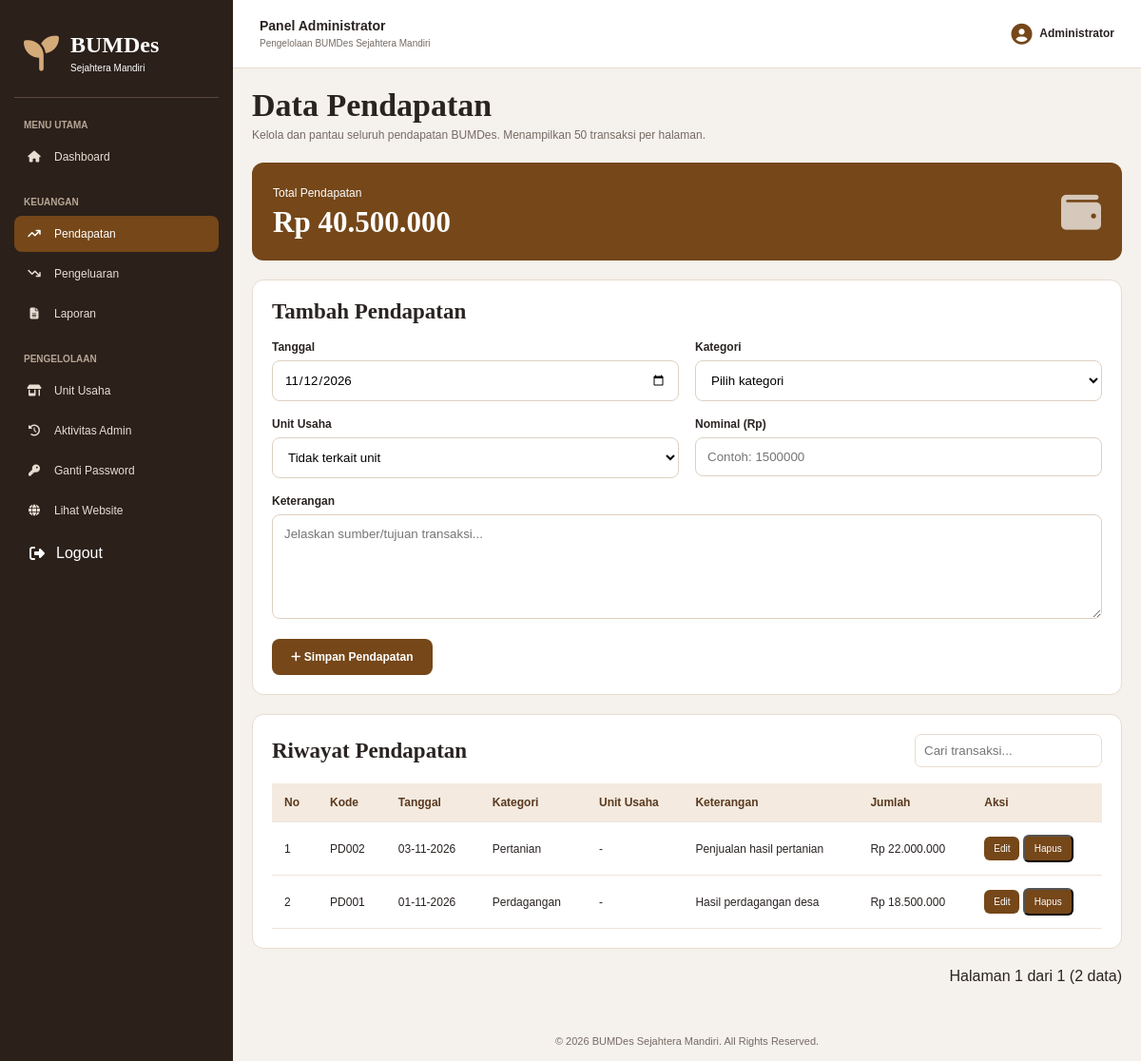
The page /admin/pendapatan.php (signed in) on the database its author committed.
### tables this page shows
CREATE TABLE pendapatan (
    id INT AUTO_INCREMENT PRIMARY KEY,
    kode_transaksi VARCHAR(50) NOT NULL UNIQUE,
    tanggal DATE NOT NULL,
    kategori VARCHAR(100) NOT NULL,
    unit_usaha_id INT NULL,
    keterangan TEXT,
    jumlah DECIMAL(15,2) NOT NULL,
    created_at TIMESTAMP DEFAULT CURRENT_TIMESTAMP,
    updated_at TIMESTAMP DEFAULT CURRENT_TIMESTAMP ON UPDATE CURRENT_TIMESTAMP,
    INDEX idx_pendapatan_tanggal (tanggal),
    INDEX idx_pendapatan_unit (unit_usaha_id),
    FOREIGN KEY (unit_usaha_id)
        REFERENCES unit_usaha(id)
        ON DELETE SET NULL
);

### config/config.php (called while the page is built, shortened)
<?php
function e($data): string {
    return htmlspecialchars((string)($data ?? ''), ENT_QUOTES | ENT_SUBSTITUTE, 'UTF-8');
}
function rupiah($angka): string {
    return 'Rp ' . number_format((float)$angka, 0, ',', '.');
}
function tanggal($value): string {
    $time = strtotime($value);
    return $time ? date('d-m-Y', $time) : '-';
}

### admin/pendapatan.php (the view, shortened to what this page needs)
<?php
require_once "../config/config.php";
$units = $pdo->query("SELECT id,nama_unit FROM unit_usaha WHERE status='Aktif' ORDER BY nama_unit")->fetchAll();
$totalRecords = (int)$pdo->query('SELECT COUNT(*) FROM pendapatan')->fetchColumn();
$perPage = 50;
$page = max(1, (int)($_GET['page'] ?? 1));
$totalPages = max(1, (int)ceil($totalRecords / $perPage));
$page = min($page, $totalPages);
$offset = ($page - 1) * $perPage;
$list = $pdo->prepare("SELECT t.*,u.nama_unit FROM pendapatan t LEFT JOIN unit_usaha u ON t.unit_usaha_id=u.id ORDER BY t.tanggal DESC,t.id DESC LIMIT :limit OFFSET :offset");
$list->bindValue(':limit', $perPage, PDO::PARAM_INT);
$list->bindValue(':offset', $offset, PDO::PARAM_INT);
$list->execute();
$data = $list->fetchAll();
$total = $pdo->query('SELECT COALESCE(SUM(jumlah),0) FROM pendapatan')->fetchColumn();
require '_header.php';
?>
<div class="page-heading"><div><h1>Data Pendapatan</h1><p>Kelola dan pantau seluruh pendapatan BUMDes. Menampilkan 50 transaksi per halaman.</p></div></div>
<div class="summary-box"><div><span>Total Pendapatan</span><h2><?= rupiah($total) ?></h2></div><i class="fa-solid fa-wallet"></i></div>
<div class="content-panel"><div class="panel-heading"><h3>Tambah Pendapatan</h3></div>
<form method="POST" class="form-grid"><?= csrfField() ?>
<div class="form-group"><label>Tanggal</label><input type="date" name="tanggal" max="<?= date('Y-m-d') ?>" value="<?= date('Y-m-d') ?>" required></div>
<div class="form-group"><label>Kategori</label><select name="kategori" required><option value="">Pilih kategori</option></select></div>
<div class="form-group"><label>Unit Usaha</label><select name="unit_usaha_id"><option value="">Tidak terkait unit</option></select></div>
<div class="form-group"><label>Nominal (Rp)</label><input type="number" name="jumlah" min="0.01" step="0.01" max="9999999999999.99" placeholder="Contoh: 1500000" required></div>
<div class="form-group full"><label>Keterangan</label><textarea name="keterangan" maxlength="2000" placeholder="Jelaskan sumber/tujuan transaksi..." required></textarea></div>
<div class="form-group full"><button type="submit" name="simpan" class="btn-submit"><i class="fa-solid fa-plus"></i> Simpan Pendapatan</button></div>
</form></div>
<div class="content-panel"><div class="panel-heading"><h3>Riwayat Pendapatan</h3><input type="search" id="searchTable" placeholder="Cari transaksi..."></div>
<div class="table-responsive"><table class="data-table" id="tableData"><thead><tr><th>No</th><th>Kode</th><th>Tanggal</th><th>Kategori</th><th>Unit Usaha</th><th>Keterangan</th><th>Jumlah</th><th>Aksi</th></tr></thead><tbody>
<?php $no=1; foreach($data as $row): ?><tr><td><?= $no++ ?></td><td><?= e($row['kode_transaksi']) ?></td><td><?= tanggal($row['tanggal']) ?></td><td><?= e($row['kategori']) ?></td><td><?= e($row['nama_unit'] ?? '-') ?></td><td><?= e($row['keterangan']) ?></td><td><?= rupiah($row['jumlah']) ?></td><td><a class="btn-small" href="edit-transaksi.php?jenis=pendapatan&id=<?= (int)$row['id'] ?>">Edit</a> <form method="POST" style="display:inline" onsubmit="return confirm('Hapus transaksi ini? Tindakan ini tidak dapat dibatalkan.')"><?= csrfField() ?><input type="hidden" name="hapus_id" value="<?= (int)$row['id'] ?>"><button type="submit" class="btn-small">Hapus</button></form></td></tr><?php endforeach; ?>
</tbody></table></div></div>
<div class="pagination" style="display:flex;gap:8px;align-items:center;justify-content:flex-end;margin:18px 0;flex-wrap:wrap;">
    <span>Halaman <?= $page ?> dari <?= $totalPages ?> (<?= $totalRecords ?> data)</span>
</div>
<?php require '_footer.php'; ?>

### admin/_header.php (shortened to what this page needs)
<?php
require_once "../config/config.php";
$halaman = basename($_SERVER["PHP_SELF"]);
?>
<!DOCTYPE html>
<html lang="id">
<head>
<link rel="stylesheet" href="../style.css">
<link rel="stylesheet"
href="https://cdnjs.cloudflare.com/ajax/libs/font-awesome/6.5.0/css/all.min.css">
</head>
<body class="admin-body">
<div class="admin-layout">
<aside class="sidebar">
    <div class="sidebar-brand">
        <i class="fa-solid fa-seedling"></i>
        <div>
            <h2>BUMDes</h2>
            <small>Sejahtera Mandiri</small>
        </div>
    </div>
    <div class="sidebar-menu">
        <p class="menu-label">MENU UTAMA</p>
        <a href="dashboard.php"
        class="<?= $halaman == 'dashboard.php' ? 'active' : '' ?>">
            <i class="fa-solid fa-house"></i>
            Dashboard
        </a>
        <p class="menu-label">KEUANGAN</p>
        <a href="pendapatan.php"
        class="<?= $halaman == 'pendapatan.php' ? 'active' : '' ?>">
            <i class="fa-solid fa-arrow-trend-up"></i>
            Pendapatan
        </a>
        <a href="pengeluaran.php"
        class="<?= $halaman == 'pengeluaran.php' ? 'active' : '' ?>">
            <i class="fa-solid fa-arrow-trend-down"></i>
            Pengeluaran
        </a>
        <a href="laporan.php"
        class="<?= $halaman == 'laporan.php' ? 'active' : '' ?>">
            <i class="fa-solid fa-file-lines"></i>
            Laporan
        </a>
        <p class="menu-label">PENGELOLAAN</p>
        <a href="unit-usaha.php"
        class="<?= $halaman == 'unit-usaha.php' ? 'active' : '' ?>">
            <i class="fa-solid fa-shop"></i>
            Unit Usaha
        </a>
        <a href="audit-log.php" class="<?= $halaman == 'audit-log.php' ? 'active' : '' ?>">
            <i class="fa-solid fa-clock-rotate-left"></i>
            Aktivitas Admin
        </a>
        <a href="pengaturan.php" class="<?= $halaman == 'pengaturan.php' ? 'active' : '' ?>">
            <i class="fa-solid fa-key"></i>
            Ganti Password
        </a>
        <a href="../masyarakat/index.php" target="_blank" rel="noopener">
            <i class="fa-solid fa-globe"></i>
            Lihat Website
        </a>
        <form method="POST" action="logout.php" class="sidebar-logout" onsubmit="return confirm('Yakin ingin keluar?')">
            <button type="submit">
                <i class="fa-solid fa-right-from-bracket"></i>
                Logout
            </button>
        </form>
    </div>
</aside>
<main class="admin-main">
<header class="admin-topbar">
    <div>
        <h3>Panel Administrator</h3>
        <small>Pengelolaan BUMDes Sejahtera Mandiri</small>
    </div>
    <div class="admin-user">
        <i class="fa-solid fa-circle-user"></i>
        <?= e($_SESSION["admin_nama"]) ?>
    </div>
</header>
<div class="admin-content">

### admin/_footer.php (shortened to what this page needs)
</div>
<footer class="admin-footer">
    © <?= date("Y") ?> BUMDes Sejahtera Mandiri.
    All Rights Reserved.
</footer>
</main>
</div>
</body>
</html>

### rows shown on the page
pendapatan: kode_transaksi "PD002", tanggal "03-11-2026", kategori "Pertanian", nama_unit "-", keterangan "Penjualan hasil pertanian", jumlah "Rp 22.000.000"
pendapatan: kode_transaksi "PD001", tanggal "01-11-2026", kategori "Perdagangan", nama_unit "-", keterangan "Hasil perdagangan desa", jumlah "Rp 18.500.000"

### other values the page prints
$_SESSION["admin_nama"] "Administrator"
rupiah($total) "Rp 40.500.000"
$page "1"
$totalPages "1"
$totalRecords "2"
